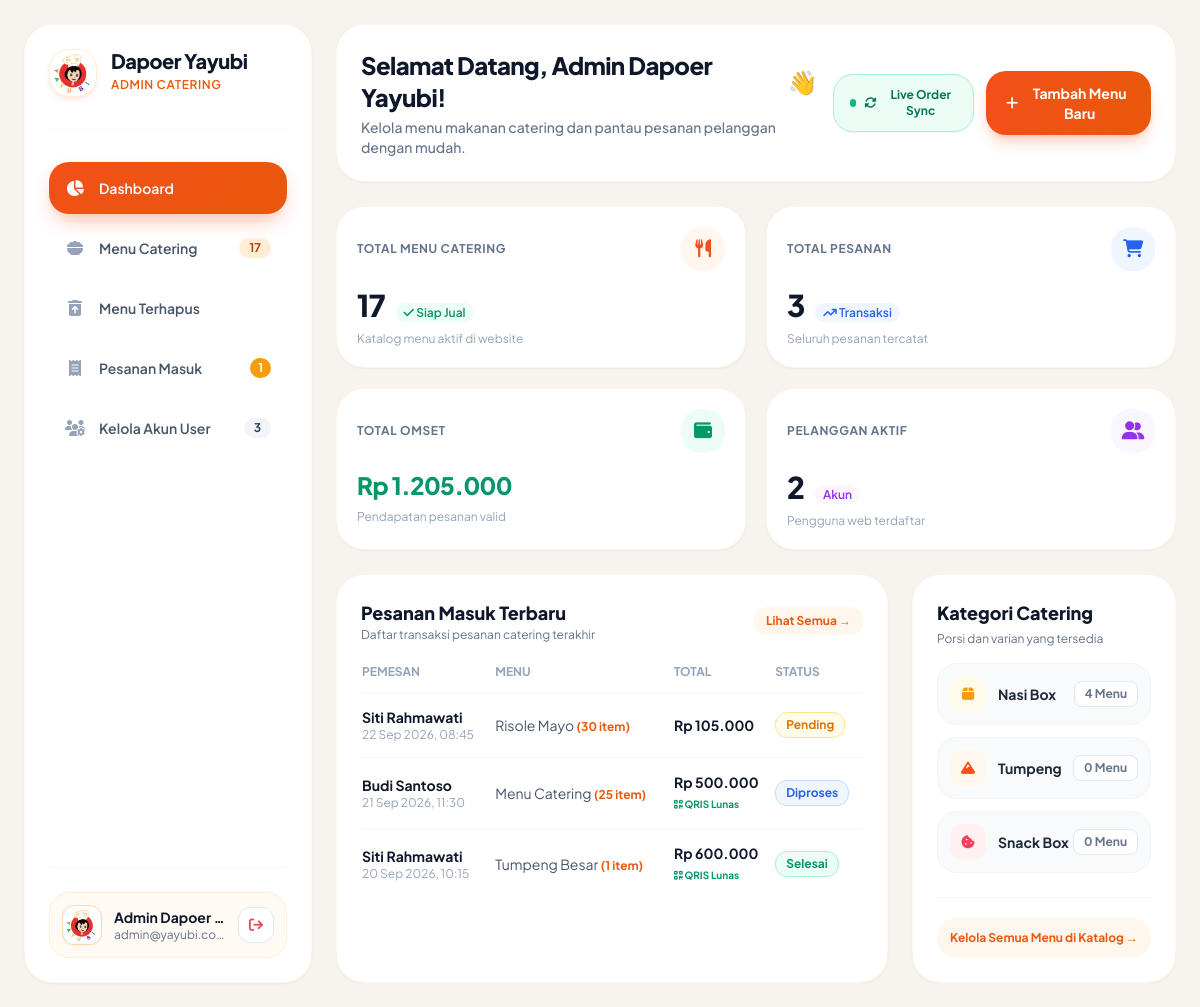
Screenshot of /sistem_admin/view/admin/dashboard.php?kategori=Nasi Box (signed in) with the database file from the repository.
### tables this page shows
CREATE TABLE `pesanan` (
  `id_pesanan` int(11) NOT NULL AUTO_INCREMENT,
  `id_penjual` int(11) DEFAULT 1,
  `id_pembeli` int(11) DEFAULT NULL,
  `id_produk` int(11) DEFAULT NULL,
  `jumlah` int(11) NOT NULL DEFAULT 1,
  `tanggal_pesanan` datetime DEFAULT current_timestamp(),
  `total_harga` decimal(10,2) NOT NULL DEFAULT 0.00,
  `status` varchar(50) NOT NULL DEFAULT 'Pending',
  `catatan` text DEFAULT NULL,
  PRIMARY KEY (`id_pesanan`),
  KEY `id_penjual` (`id_penjual`),
  KEY `id_pembeli` (`id_pembeli`),
  KEY `id_produk` (`id_produk`),
  CONSTRAINT `pesanan_ibfk_1` FOREIGN KEY (`id_penjual`) REFERENCES `penjual` (`id_penjual`) ON DELETE SET NULL ON UPDATE CASCADE,
  CONSTRAINT `pesanan_ibfk_2` FOREIGN KEY (`id_pembeli`) REFERENCES `pembeli` (`id_pembeli`) ON DELETE SET NULL ON UPDATE CASCADE,
  CONSTRAINT `pesanan_ibfk_3` FOREIGN KEY (`id_produk`) REFERENCES `produk` (`id_produk`) ON DELETE SET NULL ON UPDATE CASCADE
);

CREATE TABLE `pembeli` (
  `id_pembeli` int(11) NOT NULL AUTO_INCREMENT,
  `nama` varchar(255) NOT NULL,
  `email` varchar(255) NOT NULL UNIQUE,
  `password` varchar(255) NOT NULL,
  `no_hp` varchar(20) DEFAULT NULL,
  `alamat` varchar(255) DEFAULT NULL,
  `created_at` timestamp DEFAULT current_timestamp(),
  PRIMARY KEY (`id_pembeli`)
);

CREATE TABLE `produk` (
  `id_produk` int(11) NOT NULL AUTO_INCREMENT,
  `id_penjual` int(11) DEFAULT 1,
  `nama_produk` varchar(100) NOT NULL,
  `kategori` varchar(50) NOT NULL DEFAULT 'Nasi Box',
  `harga` decimal(10,2) NOT NULL DEFAULT 0.00,
  `deskripsi` text DEFAULT NULL,
  `stok` int(11) NOT NULL DEFAULT 0,
  `gambar` varchar(255) DEFAULT 'default.png',
  `status` tinyint(1) NOT NULL DEFAULT 1 COMMENT '1=aktif/tampil, 0=nonaktif/terhapus (soft delete)',
  `created_at` timestamp DEFAULT current_timestamp(),
  PRIMARY KEY (`id_produk`),
  KEY `id_penjual` (`id_penjual`),
  CONSTRAINT `produk_ibfk_1` FOREIGN KEY (`id_penjual`) REFERENCES `penjual` (`id_penjual`) ON DELETE SET NULL ON UPDATE CASCADE
);

### sistem_admin/view/admin/dashboard.php (the view, shortened to what the rows shown need)
<?php
require_once __DIR__ . '/../../controller/produk.controller.php';
require_once __DIR__ . '/../../controller/user.controller.php';
$produkController = new ProdukController($conn);
$produkModel = $produkController->getModel();
$stats = $produkModel->getStatistik();
$pesananList = $produkModel->getAllPesanan();
$adminName = $_SESSION['nama'] ?? 'Admin Catering';
?>
<!DOCTYPE html>
<html lang="id">
<head>
    <link rel="stylesheet" href="https://cdnjs.cloudflare.com/ajax/libs/font-awesome/6.4.2/css/all.min.css">
    <script src="https://cdn.tailwindcss.com"></script>
</head>
<body class="min-h-screen text-slate-800 antialiased flex flex-col lg:flex-row p-3 md:p-6 gap-6">
    <aside class="w-full lg:w-72 bg-white rounded-3xl p-6 shadow-sm border border-brand-100/60 flex flex-col justify-between shrink-0">
        <div>
            <div class="flex items-center gap-3.5 pb-8 border-b border-orange-50">
                <div>
                    <h1 class="font-extrabold text-xl tracking-tight text-slate-900 leading-none">Dapoer Yayubi</h1>
                </div>
            </div>
            <nav class="mt-8 space-y-2" id="sidebar-nav">
                <button onclick="switchTab('tab-pesanan')" id="nav-pesanan" class="nav-btn w-full flex items-center gap-3.5 px-4 py-3.5 rounded-2xl font-semibold text-sm text-slate-600 hover:bg-brand-50 hover:text-brand-600 transition-all duration-200">
                    <i class="fa-solid fa-receipt text-base w-5 text-center text-slate-400"></i>
                    <span>Pesanan Masuk</span>
                    <?php if ($stats['pesanan_pending'] > 0): ?>
                        <span class="ml-auto bg-amber-500 text-white text-xs px-2 py-0.5 rounded-full font-bold animate-pulse"><?php echo $stats['pesanan_pending']; ?></span>
                    <?php endif; ?>
                </button>
            </nav>
        </div>
    </aside>
    <main class="flex-1 flex flex-col gap-6 overflow-hidden">
        <header class="bg-white rounded-3xl p-5 md:p-6 shadow-sm border border-brand-100/60 flex flex-col md:flex-row items-start md:items-center justify-between gap-4">
            <div>
                <h2 class="text-2xl font-extrabold text-slate-900 tracking-tight flex items-center gap-2">
                    Selamat Datang, <?php echo htmlspecialchars($adminName); ?>! <span class="inline-block animate-bounce">👋</span>
                </h2>
            </div>
        </header>
        <section id="tab-dashboard" class="tab-content space-y-6">
            <div class="grid grid-cols-1 sm:grid-cols-2 xl:grid-cols-4 gap-5">
                <div class="bg-white rounded-3xl p-5 border border-brand-100/60 shadow-sm relative overflow-hidden group hover:shadow-md transition-all">
                    <div class="mt-4">
                        <span class="text-3xl font-extrabold text-slate-900 tracking-tight"><?php echo $stats['total_pesanan']; ?></span>
                        <span class="text-xs font-semibold text-blue-600 ml-2 bg-blue-50 px-2 py-0.5 rounded-full">
                            <i class="fa-solid fa-arrow-trend-up"></i> Transaksi
                        </span>
                    </div>
                </div>
            </div>
            <div class="grid grid-cols-1 lg:grid-cols-3 gap-6">
                <div class="lg:col-span-2 bg-white rounded-3xl p-6 border border-brand-100/60 shadow-sm">
                    <div class="overflow-x-auto">
                        <table class="w-full text-left text-sm">
                            <thead class="text-xs uppercase text-slate-400 border-b border-slate-100 font-bold">
                                <tr>
                                    <th class="pb-3">Pemesan</th>
                                    <th class="pb-3">Menu</th>
                                    <th class="pb-3">Total</th>
                                    <th class="pb-3">Status</th>
                                </tr>
                            </thead>
                            <tbody class="divide-y divide-slate-100">
                                <?php if (empty($pesananList)): ?>
                                    <tr>
                                        <td colspan="4" class="py-6 text-center text-slate-400 text-xs">Belum ada pesanan masuk.</td>
                                    </tr>
                                <?php else: ?>
                                    <?php foreach (array_slice($pesananList, 0, 4) as $p): ?>
                                        <tr class="hover:bg-slate-50/60 transition">
                                            <td class="py-3.5 font-bold text-slate-900">
                                                <?php echo htmlspecialchars($p['nama_pembeli'] ?? 'Pelanggan'); ?>
                                                <div class="text-xs font-normal text-slate-400"><?php echo date('d M Y, H:i', strtotime($p['tanggal_pesanan'])); ?></div>
                                            </td>
                                            <td class="py-3.5 text-slate-600">
                                                <?php
                                                    $menuDipilih = $p['nama_produk'] ?? 'Menu Catering';
                                                    echo htmlspecialchars($menuDipilih);
                                                ?>
                                                <span class="text-xs font-bold text-brand-600">(<?php echo $p['jumlah']; ?> item)</span>
                                            </td>
                                            <td class="py-3.5 font-bold text-slate-900">
                                                Rp <?php echo number_format($p['total_harga'], 0, ',', '.'); ?>
                                                <?php if ((!empty($p['status_pembayaran']) && $p['status_pembayaran'] === 'Lunas') || $p['status'] === 'Dibayar'): ?>
                                                    <div class="text-[10px] font-bold text-emerald-600 mt-0.5"><i class="fa-solid fa-qrcode"></i> QRIS Lunas</div>
                                                <?php endif; ?>
                                            </td>
                                            <td class="py-3.5">
                                                <?php
                                                    $st = $p['status'];
                                                    $badgeColor = 'bg-amber-50 text-amber-600 border-amber-200';
                                                    if ($st === 'Diproses') $badgeColor = 'bg-blue-50 text-blue-600 border-blue-200';
                                                    if ($st === 'Selesai') $badgeColor = 'bg-emerald-50 text-emerald-600 border-emerald-200';
                                                ?>
                                                <span class="inline-block px-2.5 py-1 rounded-xl text-xs font-bold border <?php echo $badgeColor; ?>">
                                                    <?php echo $st; ?>
                                                </span>
                                            </td>
                                        </tr>
                                    <?php endforeach; ?>
                                <?php endif; ?>
                            </tbody>
                        </table>
                    </div>
                </div>
            </div>
        </section>
    </main>
</body>
</html>

### rows the page displays
pesanan: id_penjual "1", id_produk "3", id_pembeli.nama "Budi Santoso", tanggal_pesanan "21 Sep 2026, 11:30", menuDipilih "Menu Catering", jumlah "25", total_harga "500.000", shows "QRIS Lunas", status "Diproses"
pesanan: id_pembeli.nama "Siti Rahmawati", tanggal_pesanan "22 Sep 2026, 08:45", id_produk.nama_produk "Risole Mayo", jumlah "30", total_harga "105.000", status "Pending"
pesanan: id_pembeli.nama "Siti Rahmawati", tanggal_pesanan "20 Sep 2026, 10:15", id_produk.nama_produk "Tumpeng Besar", jumlah "1", total_harga "600.000", shows "QRIS Lunas", status "Selesai"

### other values shown
$stats['total_menu'] "17"
count($userList) "3"
$adminName "Admin Dapoer…"
$adminEmail "admin@yayubi.com"
$adminName "Admin Dapoer Yayubi"
$stats['total_omset'] "1.205.000"
$stats['total_pelanggan'] "2"
$cat['name'] "Nasi Box"
$cnt "4"
$cat['name'] "Tumpeng"
$cnt "0"
$cat['name'] "Snack Box"
